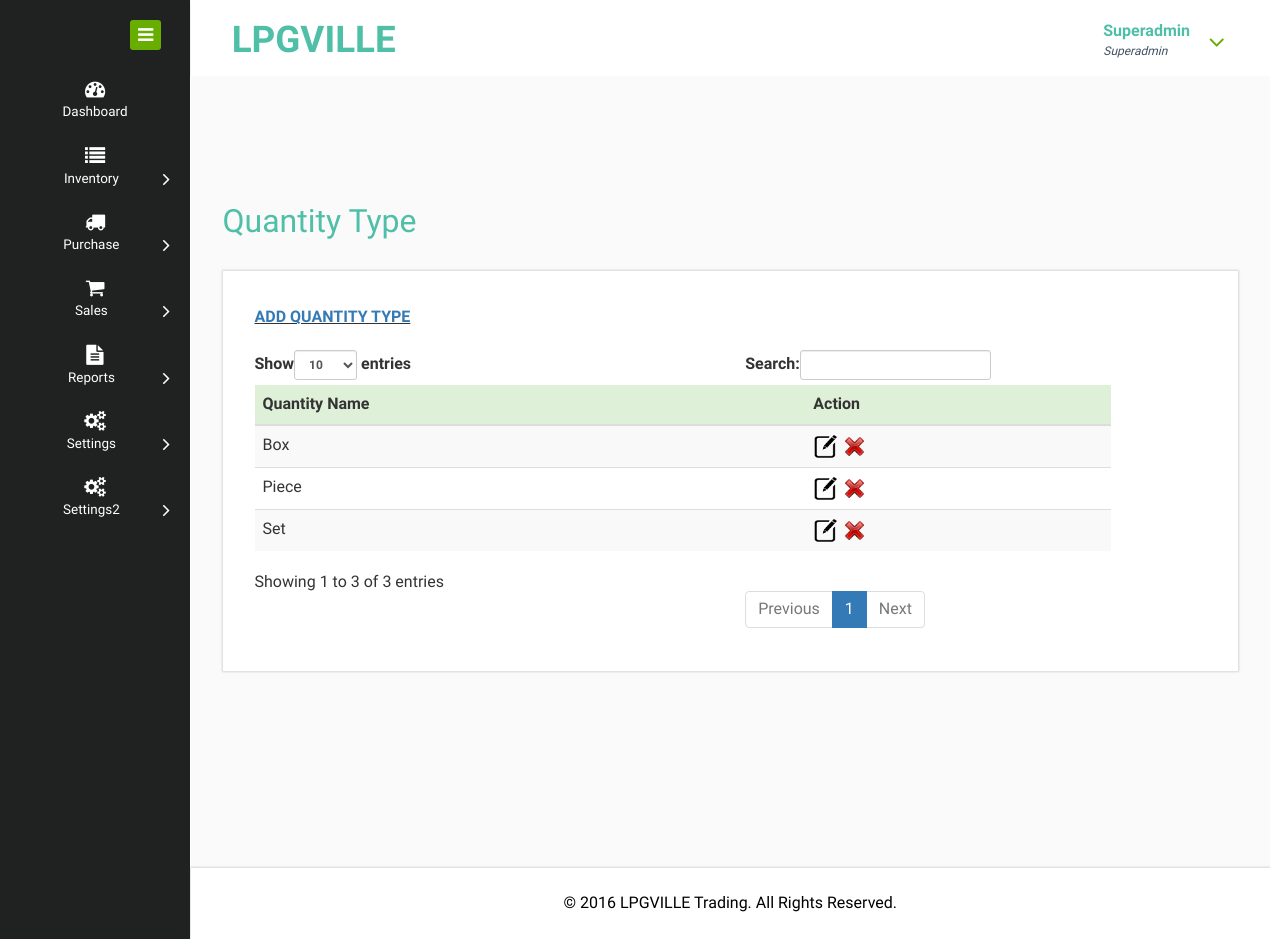
The app's page /admin/qtytype.php (signed in) with its own data.
### tables this page shows
CREATE TABLE `user` (
  `UserID` varchar(20) NOT NULL,
  `Username` varchar(50) NOT NULL,
  `Password` varchar(15) NOT NULL,
  `Role` varchar(15) NOT NULL,
  `UserStatus` varchar(10) NOT NULL,
  `DateAdded` date NOT NULL,
  `UserDelete` int(5) NOT NULL
);

CREATE TABLE `user_info` (
  `UserID` varchar(20) NOT NULL,
  `Fullname` varchar(100) NOT NULL,
  `Contact` varchar(50) NOT NULL,
  `Email` varchar(150) NOT NULL,
  `Address` varchar(150) NOT NULL
);

CREATE TABLE `quantity_type` (
  `QtyID` int(11) NOT NULL,
  `QtyName` varchar(50) NOT NULL,
  `QtyDelete` int(5) NOT NULL
);

CREATE TABLE `cms` (
  `ID` int(11) NOT NULL,
  `footer` varchar(200) NOT NULL,
  `about` text NOT NULL,
  `contact_text` varchar(255) NOT NULL,
  `contact_address` varchar(200) NOT NULL,
  `slider1` varchar(200) NOT NULL,
  `slider2` varchar(200) NOT NULL,
  `home_title1` varchar(200) NOT NULL,
  `home_title2` varchar(200) NOT NULL,
  `home_title3` varchar(200) NOT NULL,
  `home_text1` varchar(125) NOT NULL,
  `home_text2` varchar(125) NOT NULL,
  `home_text3` varchar(125) NOT NULL
);

### admin/session.php (called while the page is built, shortened)
<?php
$user = $conn->query("SELECT u.Username, u.Password, u.Role, u.UserStatus, u.DateAdded,
		ui.Fullname, ui.Contact, ui.Email, ui.Address,
		ua.Inventory, ua.PO, ua.Orders, ua.Reports, ua.Settings
		FROM user AS u
		INNER JOIN user_info AS ui ON u.UserID=ui.UserID
		INNER JOIN user_access AS ua ON u.UserID=ua.UserID
		AND u.UserID='$_SESSION[userid]'");
$urow = $user->fetch_assoc();
?>

### admin/qtytype.php (the view, shortened to what this page needs)
<?php
require('../connection.php');
require('session.php');
?>
<!DOCTYPE HTML>
<html>
  <?php
  require('head.php');
  ?>
<body>
<div class="page-container">
<div class="left-content">
<div class="mother-grid-inner">
	<?php
	require('header.php');
	?>
	<?php
	$table = $conn->query("SELECT QtyID, QtyName
    FROM quantity_type WHERE QtyDelete=0
    ORDER BY QtyName");
	?>
<div class="inner-block">
<div class="blank">
<h2>Quantity Type</h2>
<div class="grid_3 grid_4">
<div class="page-header">
<b><u><a href="add_qtytype.php">ADD QUANTITY TYPE</a></u></b>
</div>
<div class="bs-example">
<?php
  if($table->num_rows > 0) {
    echo '
    <table class="table table-striped" id="dataTables-example" style="font-size: 16px; width: 90%;">
    <thead>
    <tr class="success">
      <th>Quantity Name</th>
      <th>Action</th>
    </tr>
    </thead>
    <tbody>
    ';
    while($obj = $table->fetch_assoc()) {
      echo '<tr>';
      echo '<td>' .$obj['QtyName']. '</td>';
      echo '<td>';
       echo '<a href="edit_qtytype.php?qtyid=' .$obj['QtyID']. '">
          <img src="icons/edit.png" style="width: 25px; height: 25px;" title="Edit Quantity Type" />
          </a>';
          echo '<a href="delete_qtytype.php?qtyid=' .$obj['QtyID']. '&qtyname=' .$obj['QtyName']. '" onclick="return confirmRemove()">
          <img src="icons/delete.png" style="width: 25px; height: 25px;" title="Delete Quantity Type" />
          </a>';
      echo '</td>';
      echo '</tr>';
    }
    echo '
    </tbody>
    </table>
    ';
  }
  else {
    echo 'No data available.';
  }
  ?>
</div>
</div>
</div>
</div>
<?php
require('footer.php');
?>
</div>
</div>
	<?php
	require('navigation.php');
	?>
</div>
</body>
</html>

### admin/header.php (shortened to what this page needs)
<div class="header-main">
<div class="header-left">
<div class="logo-name">
<a href="dashboard.php"> <h1>LPGVILLE</h1>
</a>
</div>
<div class="clearfix"> </div>
</div>
<div class="header-right">
<div class="profile_details">
<ul>
    <li class="dropdown profile_details_drop">
        <a href="#" class="dropdown-toggle" data-toggle="dropdown" aria-expanded="false">
        <div class="profile_img">
        <div class="user-name">
       <?php
        echo '<p>' .$urow['Fullname']. '</p>';
        echo '<span>' .$_SESSION['role']. '</span>';
        ?>
        </div>
        <i class="fa fa-angle-down lnr"></i>
        <div class="clearfix"></div>
        </div>
        </a>
                                    </li>
                                </ul>
                            </div>
                            <div class="clearfix"> </div>
                        </div>
                     <div class="clearfix"> </div>
                </div>

### admin/footer.php
 <?php
 	require('../connection.php');
   $cms = $conn->query("SELECT * FROM cms WHERE ID=1");
   $cmsrow = $cms->fetch_assoc();
   ?>
<div class="copyrights">
 <?php
                   echo
                   '
                   <p>© ' .$cmsrow['footer']. '</p>
                   ';
                   ?>
</div>

### records on screen
user: user_info.Fullname "Superadmin"
quantity_type: QtyName "Box"
quantity_type: QtyName "Piece"
quantity_type: QtyName "Set"
cms: footer "2016 LPGVILLE Trading. All Rights Reserved."

### other values on screen
$_SESSION['role'] "Superadmin"
